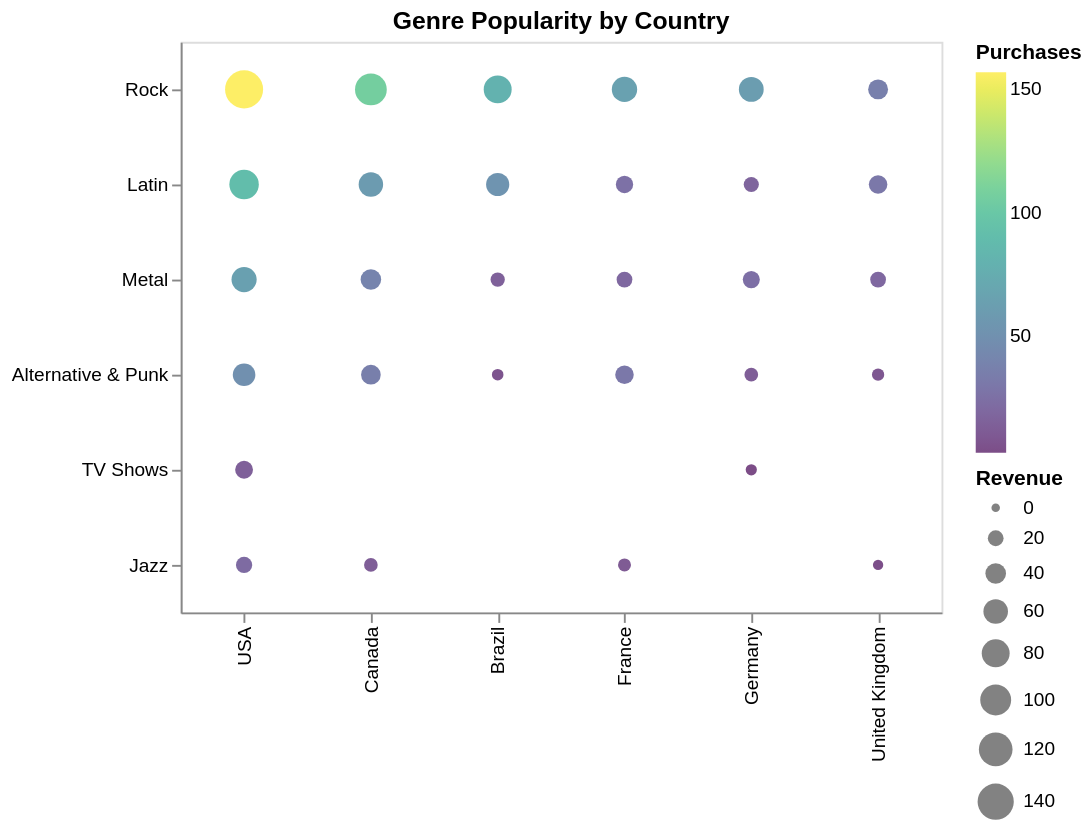

The code cell stored with this chart in its notebook:
### Markdown cell above
### Faceted bubbles: What genres sell where?

### Code cell
df_cg = country_genre_stats.DataFrame()

# Top 6 countries and top 6 genres by total revenue
top_countries = df_cg.groupby('country')['revenue'].sum().nlargest(6).index.tolist()
top_genres = df_cg.groupby('genre')['revenue'].sum().nlargest(6).index.tolist()
filtered = df_cg[(df_cg['country'].isin(top_countries)) & (df_cg['genre'].isin(top_genres))]

alt.Chart(filtered).mark_circle().encode(
    x=alt.X('country:N', title=None, sort=top_countries),
    y=alt.Y('genre:N', title=None, sort=top_genres),
    size=alt.Size('revenue:Q', scale=alt.Scale(range=[20, 400]), legend=alt.Legend(title='Revenue')),
    color=alt.Color('purchases:Q', scale=alt.Scale(scheme='viridis'), legend=alt.Legend(title='Purchases')),
    tooltip=['country', 'genre', 'purchases', 'revenue']
).properties(title='Genre Popularity by Country', width=400, height=300)

### Figure 1 — Vega-Lite specification as saved in the notebook (floating-point values rounded to 4 significant figures)
{"config": {"view": {"continuousWidth": 300, "continuousHeight": 300}}, "data": {"name": "data-b73b8514e5893989234847bc74e6260c"}, "mark": {"type": "circle"}, "encoding": {"color": {"field": "purchases", "legend": {"title": "Purchases"}, "scale": {"scheme": "viridis"}, "type": "quantitative"}, "size": {"field": "revenue", "legend": {"title": "Revenue"}, "scale": {"range": [20, 400]}, "type": "quantitative"}, "tooltip": [{"field": "country", "type": "nominal"}, {"field": "genre", "type": "nominal"}, {"field": "purchases", "type": "quantitative"}, {"field": "revenue", "type": "quantitative"}], "x": {"field": "country", "sort": ["USA", "Canada", "Brazil", "France", "Germany", "United Kingdom"], "title": null, "type": "nominal"}, "y": {"field": "genre", "sort": ["Rock", "Latin", "Metal", "Alternative & Punk", "TV Shows", "Jazz"], "title": null, "type": "nominal"}}, "height": 300, "title": "Genre Popularity by Country", "width": 400, "$schema": "https://vega.github.io/schema/vega-lite/v6.1.0.json", "datasets": {"data-b73b8514e5893989234847bc74e6260c": [{"country": "USA", "genre": "Rock", "purchases": 157, "revenue": 155.4}, {"country": "Canada", "genre": "Rock", "purchases": 107, "revenue": 105.9}, {"country": "USA", "genre": "Latin", "purchases": 91, "revenue": 90.09}, {"country": "Brazil", "genre": "Rock", "purchases": 81, "revenue": 80.19}, {"country": "France", "genre": "Rock", "purchases": 65, "revenue": 64.35}, {"country": "USA", "genre": "Metal", "purchases": 64, "revenue": 63.36}, {"country": "Germany", "genre": "Rock", "purchases": 62, "revenue": 61.38}, {"country": "Canada", "genre": "Latin", "purchases": 60, "revenue": 59.4}, {"country": "Brazil", "genre": "Latin", "purchases": 53, "revenue": 52.47}, {"country": "USA", "genre": "Alternative & Punk", "purchases": 50, "revenue": 49.5}, {"country": "Canada", "genre": "Metal", "purchases": 40, "revenue": 39.6}, {"country": "United Kingdom", "genre": "Rock", "purchases": 37, "revenue": 36.63}, {"country": "Canada", "genre": "Alternative & Punk", "purchases": 36, "revenue": 35.64}, {"country": "United Kingdom", "genre": "Latin", "purchases": 31, "revenue": 30.69}, {"country": "France", "genre": "Alternative & Punk", "purchases": 31, "revenue": 30.69}, {"country": "USA", "genre": "TV Shows", "purchases": 14, "revenue": 27.86}, {"country": "France", "genre": "Latin", "purchases": 26, "revenue": 25.74}, {"country": "Germany", "genre": "Metal", "purchases": 25, "revenue": 24.75}, {"country": "USA", "genre": "Jazz", "purchases": 22, "revenue": 21.78}, {"country": "France", "genre": "Metal", "purchases": 20, "revenue": 19.8}, {"country": "United Kingdom", "genre": "Metal", "purchases": 20, "revenue": 19.8}, {"country": "Germany", "genre": "Latin", "purchases": 18, "revenue": 17.82}, {"country": "Brazil", "genre": "Metal", "purchases": 15, "revenue": 14.85}, {"country": "Canada", "genre": "Jazz", "purchases": 13, "revenue": 12.87}, {"country": "Germany", "genre": "Alternative & Punk", "purchases": 13, "revenue": 12.87}, {"country": "France", "genre": "Jazz", "purchases": 11, "revenue": 10.89}, {"country": "United Kingdom", "genre": "Alternative & Punk", "purchases": 9, "revenue": 8.91}, {"country": "Brazil", "genre": "Alternative & Punk", "purchases": 7, "revenue": 6.93}, {"country": "Germany", "genre": "TV Shows", "purchases": 3, "revenue": 5.97}, {"country": "United Kingdom", "genre": "Jazz", "purchases": 4, "revenue": 3.96}]}}
